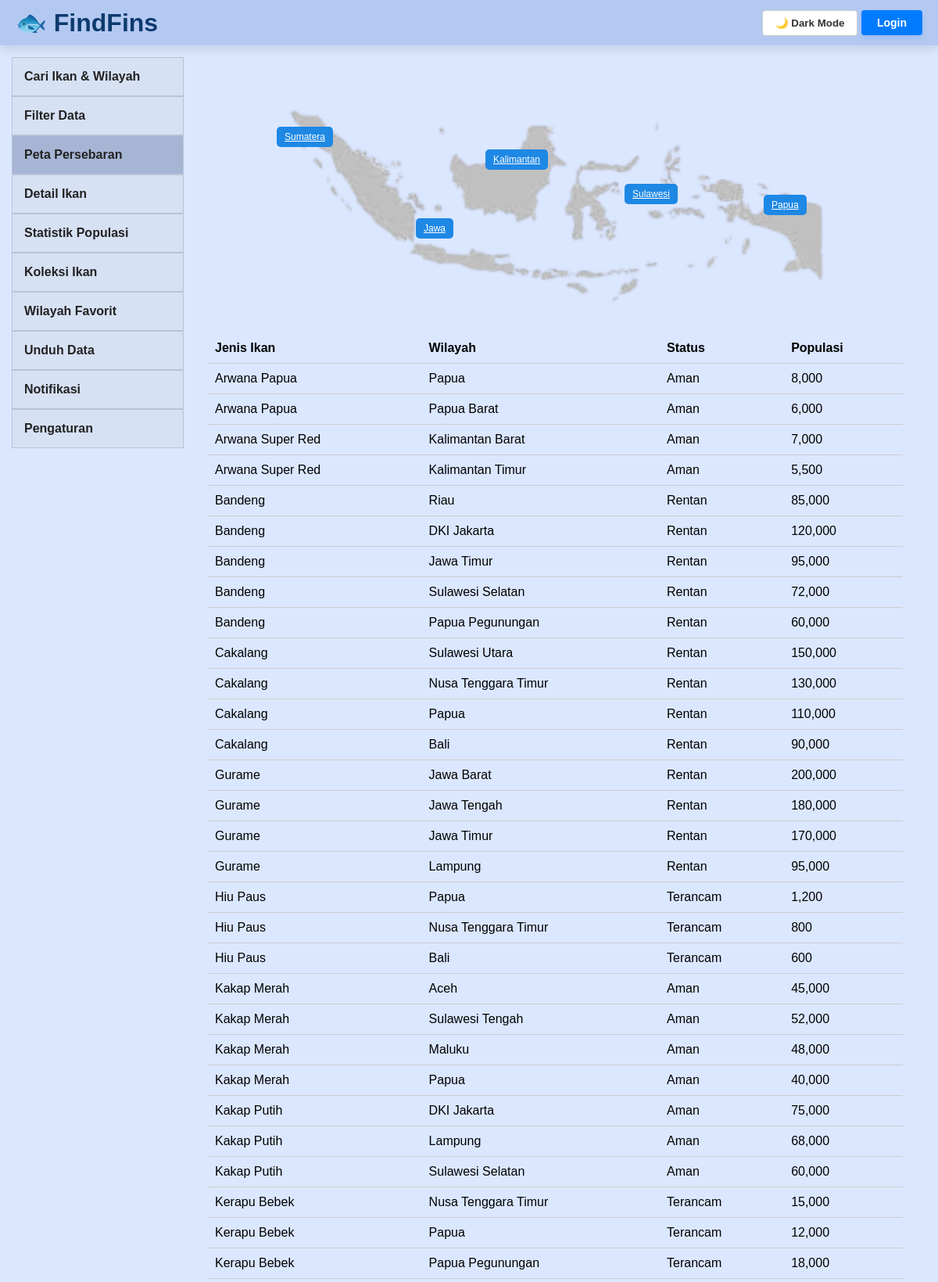
Page /pages/peta.php (upper part) on the committed database.
### tables this page shows
CREATE TABLE MsFishGeo (
    geo_id      INT AUTO_INCREMENT PRIMARY KEY,
    fish_id     INT NOT NULL,
    island_id   INT NOT NULL,
    region_id   INT NOT NULL,
    population  INT DEFAULT 0,
    FOREIGN KEY (fish_id)   REFERENCES MsFishDetail(fish_id),
    FOREIGN KEY (island_id) REFERENCES MsIsland(island_id),
    FOREIGN KEY (region_id) REFERENCES MsRegion(region_id)
);

CREATE TABLE MsFishDetail (
    fish_id             INT AUTO_INCREMENT PRIMARY KEY,
    fish_name           VARCHAR(100) NOT NULL,
    phylum              VARCHAR(100) DEFAULT NULL,
    class_name          VARCHAR(100) DEFAULT NULL,
    order_name          VARCHAR(100) DEFAULT NULL,
    family              VARCHAR(100) DEFAULT NULL,
    genus               VARCHAR(100) DEFAULT NULL,
    habitat             VARCHAR(100) DEFAULT NULL,
    size_info           VARCHAR(150) DEFAULT NULL,
    food                VARCHAR(150) DEFAULT NULL,
    conservation_status enum('Aman','Rentan','Terancam','Kritis') DEFAULT 'Aman',
    fish_image          VARCHAR(255) DEFAULT NULL
);

CREATE TABLE MsRegion (
    region_id   INT AUTO_INCREMENT PRIMARY KEY,
    island_id   INT NOT NULL,
    region_name VARCHAR(100) NOT NULL,
    FOREIGN KEY (island_id) REFERENCES MsIsland(island_id)
);

### pages/peta.php (the view, shortened to what this page needs)
<?php
$currentPage = 'peta';
require_once "../config/db.php";
$sql = "
SELECT
    f.fish_name,
    r.region_name,
    f.conservation_status,
    g.population
FROM MsFishDetail f
JOIN MsFishGeo g ON f.fish_id = g.fish_id
JOIN MsRegion r ON g.region_id = r.region_id
WHERE 1=1
";
$result = mysqli_query($conn, $sql);
?>
<!DOCTYPE html>
<html lang="id">
<head>
<link rel="stylesheet" href="../assets/css/peta.css">
</head>
<body>
    <div class="topbar">
        <div class="logo">
            <a href="../index.php">🐟 FindFins</a>
        </div>
        <div class="topbar-right">
            <button id="darkModeBtn">
            </button>
            <?php if (isset($_SESSION['username'])): ?>
                <span class="user-greeting">
                    Halo, <?= htmlspecialchars($_SESSION['username']) ?>
                </span>
            <?php else: ?>
                <a href="../login.php" class="btn-login">
                    Login
                </a>
            <?php endif; ?>
        </div>
    </div>
    <div class="page-container">
        <aside class="sidebar">
            <a href="search.php" class="<?= $currentPage == 'search' ? 'active' : '' ?>">Cari Ikan & Wilayah</a>
            <a href="filter.php" class="<?= $currentPage == 'filter' ? 'active' : '' ?>">Filter Data</a>
            <a href="peta.php" class="<?= $currentPage == 'peta' ? 'active' : '' ?>">Peta Persebaran</a>
            <a href="detail.php" class="<?= $currentPage == 'detail' ? 'active' : '' ?>">Detail Ikan</a>
            <a href="population.php" class="<?= $currentPage == 'population' ? 'active' : '' ?>">Statistik Populasi</a>
            <a href="collection.php" class="<?= $currentPage == 'collection' ? 'active' : '' ?>">Koleksi Ikan</a>
            <a href="favorite.php" class="<?= $currentPage == 'favorite' ? 'active' : '' ?>">Wilayah Favorit</a>
            <a href="download.php" class="<?= $currentPage == 'download' ? 'active' : '' ?>">Unduh Data</a>
            <a href="notification.php" class="<?= $currentPage == 'notification' ? 'active' : '' ?>">Notifikasi</a>
            <a href="setting.php" class="<?= $currentPage == 'setting' ? 'active' : '' ?>">Pengaturan</a>
        </aside>
        <div class="content">
            <div class="map-wrapper">
                <img src="../assets/img/petaindo.png" alt="Peta Indonesia">
                <a href="?island_id=1" class="island-btn" style="top:20%;left:10%;">Sumatera</a>
                <a href="?island_id=2" class="island-btn" style="top:60%;left:30%;">Jawa</a>
                <a href="?island_id=3" class="island-btn" style="top:30%;left:40%;">Kalimantan</a>
                <a href="?island_id=4" class="island-btn" style="top:45%;left:60%;">Sulawesi</a>
                <a href="?island_id=5" class="island-btn" style="top:50%;left:80%;">Papua</a>
            </div>
            <div class="table-wrapper">
                <table>
                    <thead>
                        <tr>
                            <th>Jenis Ikan</th>
                            <th>Wilayah</th>
                            <th>Status</th>
                            <th>Populasi</th>
                        </tr>
                    </thead>
                    <tbody>
                        <?php while($row = mysqli_fetch_assoc($result)): ?>
                        <tr>
                            <td><?= $row['fish_name'] ?></td>
                            <td><?= $row['region_name'] ?></td>
                            <td><?= $row['conservation_status'] ?></td>
                            <td><?= number_format($row['population']) ?></td>
                        </tr>
                        <?php endwhile; ?>
                    </tbody>
                </table>
            </div>
        </div>
    </div>
</body>
</html>

### assets/css/peta.css (style rules this page uses)
* { margin:0; padding:0; box-sizing:border-box; font-family:Arial, sans-serif; transition: background 0.3s ease, color 0.3s ease, border-color 0.3s ease, box-shadow 0.3s ease; }
body { background: #dbe7ff; font-family: Arial, sans-serif; color: #E5F0FF; transition: background 0.3s, color 0.3s; }
.page-container { display: flex; padding: 15px; }
.topbar { display: flex; justify-content: space-between; align-items: center; background: #b4c9f1; padding: 10px 20px; box-shadow: 0 5px 12px rgba(0, 0, 0, 0.1); }
.btn-login { display: inline-block; background-color: #007bff; color: white; text-decoration: none; padding: 8px 20px; border-radius: 4px; font-weight: bold; font-size: 14px; box-shadow: 0 4px 6px rgba(0, 123, 255, 0.15); transition: background-color 0.2s; }
.sidebar { width: 220px; }
.sidebar a { display: block; padding: 15px; text-decoration: none; color: #222; border: 1px solid #b8c3d6; background: #d7e1f4; font-weight: bold; }
.active { background: #A6B5D4 !important; }
.content { flex: 1; padding: 30px; }
.logo { font-size: 32px; font-weight: 800; color: #0c3b6e; }
.logo a { text-decoration: none; color: #0c3b6e; }
#darkModeBtn { background: #fff; color: #333; border: 1px solid #ccc; padding: 8px 16px; border-radius: 4px; cursor: pointer; font-weight: bold; }
.map-wrapper img { width: 100%; max-width: 700px; }
.island-btn { position: absolute; padding: 6px 10px; border: none; background: #1e88e5; color: white; cursor: pointer; border-radius: 5px; font-size: 12px; }
.table-wrapper { margin-top: 20px; }
table { width: 100%; border-collapse: collapse; }
th, td { padding: 10px; border-bottom: 1px solid #ccc; text-align: left; color: black; }
.map-wrapper { position: relative; text-align: center; margin-bottom: 30px; }

### rows in the picture
msfishgeo: fish.fish_name "Arwana Papua", region.region_name "Papua", fish.conservation_status "Aman", population "8,000"
msfishgeo: fish.fish_name "Arwana Papua", region.region_name "Papua Barat", fish.conservation_status "Aman", population "6,000"
msfishgeo: fish.fish_name "Arwana Super Red", region.region_name "Kalimantan Barat", fish.conservation_status "Aman", population "7,000"
msfishgeo: fish.fish_name "Arwana Super Red", region.region_name "Kalimantan Timur", fish.conservation_status "Aman", population "5,500"
msfishgeo: fish.fish_name "Bandeng", region.region_name "Riau", fish.conservation_status "Rentan", population "85,000"
msfishgeo: fish.fish_name "Bandeng", region.region_name "DKI Jakarta", fish.conservation_status "Rentan", population "120,000"
msfishgeo: fish.fish_name "Bandeng", region.region_name "Jawa Timur", fish.conservation_status "Rentan", population "95,000"
msfishgeo: fish.fish_name "Bandeng", region.region_name "Sulawesi Selatan", fish.conservation_status "Rentan", population "72,000"
msfishgeo: fish.fish_name "Bandeng", region.region_name "Papua Pegunungan", fish.conservation_status "Rentan", population "60,000"
msfishgeo: fish.fish_name "Cakalang", region.region_name "Sulawesi Utara", fish.conservation_status "Rentan", population "150,000"
msfishgeo: fish.fish_name "Cakalang", region.region_name "Nusa Tenggara Timur", fish.conservation_status "Rentan", population "130,000"
msfishgeo: fish.fish_name "Cakalang", region.region_name "Papua", fish.conservation_status "Rentan", population "110,000"
msfishgeo: fish.fish_name "Cakalang", region.region_name "Bali", fish.conservation_status "Rentan", population "90,000"
msfishgeo: fish.fish_name "Gurame", region.region_name "Jawa Barat", fish.conservation_status "Rentan", population "200,000"
msfishgeo: fish.fish_name "Gurame", region.region_name "Jawa Tengah", fish.conservation_status "Rentan", population "180,000"
msfishgeo: fish.fish_name "Gurame", region.region_name "Jawa Timur", fish.conservation_status "Rentan", population "170,000"
msfishgeo: fish.fish_name "Gurame", region.region_name "Lampung", fish.conservation_status "Rentan", population "95,000"
msfishgeo: fish.fish_name "Hiu Paus", region.region_name "Papua", fish.conservation_status "Terancam", population "1,200"
msfishgeo: fish.fish_name "Hiu Paus", region.region_name "Nusa Tenggara Timur", fish.conservation_status "Terancam", population "800"
msfishgeo: fish.fish_name "Hiu Paus", region.region_name "Bali", fish.conservation_status "Terancam", population "600"
msfishgeo: fish.fish_name "Kakap Merah", region.region_name "Aceh", fish.conservation_status "Aman", population "45,000"
msfishgeo: fish.fish_name "Kakap Merah", region.region_name "Sulawesi Tengah", fish.conservation_status "Aman", population "52,000"
msfishgeo: fish.fish_name "Kakap Merah", region.region_name "Maluku", fish.conservation_status "Aman", population "48,000"
msfishgeo: fish.fish_name "Kakap Merah", region.region_name "Papua", fish.conservation_status "Aman", population "40,000"
msfishgeo: fish.fish_name "Kakap Putih", region.region_name "DKI Jakarta", fish.conservation_status "Aman", population "75,000"
msfishgeo: fish.fish_name "Kakap Putih", region.region_name "Lampung", fish.conservation_status "Aman", population "68,000"
msfishgeo: fish.fish_name "Kakap Putih", region.region_name "Sulawesi Selatan", fish.conservation_status "Aman", population "60,000"
msfishgeo: fish.fish_name "Kerapu Bebek", region.region_name "Nusa Tenggara Timur", fish.conservation_status "Terancam", population "15,000"
msfishgeo: fish.fish_name "Kerapu Bebek", region.region_name "Papua", fish.conservation_status "Terancam", population "12,000"
msfishgeo: fish.fish_name "Kerapu Bebek", region.region_name "Papua Pegunungan", fish.conservation_status "Terancam", population "18,000"
